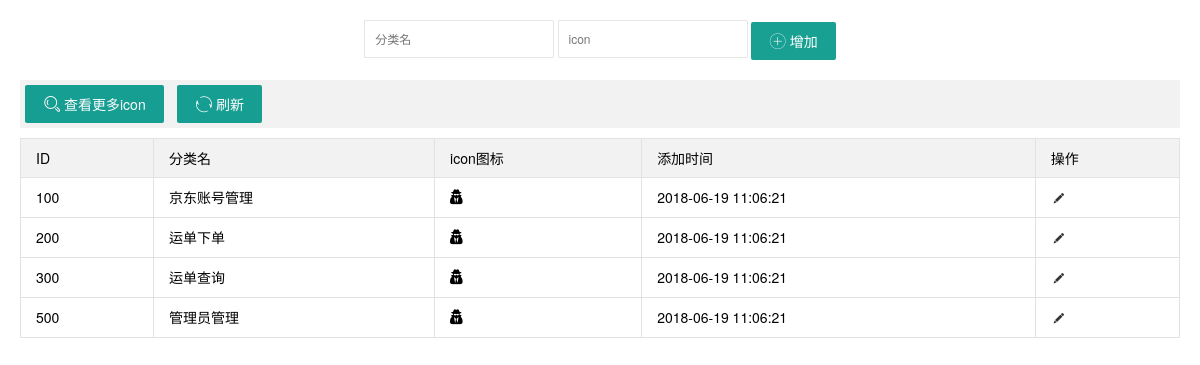
Screenshot of /admin.php?c=userAdmin&m=cate (signed in) with the database file from the repository.
### tables this page shows
CREATE TABLE `admin_rule` (
  `id` int(11) NOT NULL AUTO_INCREMENT,
  `name` varchar(10) NOT NULL DEFAULT '' COMMENT '权限名称 不超过10个字符',
  `icon` varchar(32) DEFAULT NULL COMMENT '图标',
  `c` varchar(32) DEFAULT NULL COMMENT '控制器名',
  `m` varchar(32) DEFAULT NULL COMMENT '方法名',
  `pid` int(1) NOT NULL DEFAULT '0' COMMENT '父级ID',
  `status` tinyint(1) NOT NULL DEFAULT '1' COMMENT '1正常',
  `addtime` timestamp NULL DEFAULT NULL COMMENT '添加时间',
  `uptime` timestamp NOT NULL DEFAULT CURRENT_TIMESTAMP COMMENT '更新时间',
  `type` tinyint(4) NOT NULL DEFAULT '0' COMMENT '权限类型 1表示隐藏菜单栏',
  PRIMARY KEY (`id`),
  KEY `cm` (`c`,`m`) USING BTREE
);

### admin/controllers/UserAdmin.php (called while the page is built, shortened)
<?php
class UserAdmin extends MY_Controller
{
	public function cate()
	{
		$data = array();
		$data['list'] = $this->rule->getGroups();
		$this->load->view('useradmin/cate',$data);
	}
}

### admin.php (called while the page is built, shortened)
<?php
require_once BASEPATH.'core/CodeIgniter.php';

### admin/models/Rule.php (called while the page is built, shortened)
<?php
class Rule extends CI_Model {
	public function getGroups()
	{
		$this->db->where('pid',0);
		$this->db->from(self::TABLE);
		return $this->db->get()->result_array();
	}
}

### admin/views/useradmin/cate.php (the view, shortened to what this page needs)
  <body>
    <div class="x-body">
        <div class="layui-row">
            <form class="layui-form layui-col-md12 x-so layui-form-pane">
                <input class="layui-input" lay-verify="required" placeholder="分类名" name="cate_name">
                <input class="layui-input" lay-verify="required" placeholder="icon" name="cate_icon">
                <button class="layui-btn"  lay-submit="" lay-filter="sreach"><i class="layui-icon"></i>增加</button>
            </form>
        </div>
        <xblock>
            <button class="layui-btn" onclick='x_admin_show("添加角色","<?=$this->config->item('index_page').'?c=icon&m=index'?>")'>
                <i class="layui-icon layui-icon-search"></i>查看更多icon
            </button>
            <button class="layui-btn" onclick="window.location.href=''"><i class="layui-icon layui-icon-refresh-2"></i>刷新</button>
        </xblock>
        <table class="layui-table">
            <thead>
                <tr>
                    <th>ID</th>
                    <th>分类名</th>
                    <th>icon图标</th>
                    <th>添加时间</th>
                    <th>操作</th>
                </tr>
            </thead>
            <tbody>
                <?php foreach($list as $val){ ?>
                <tr>
                    <td><?=$val['id']?></td>
                    <td><?=$val['name']?></td>
                    <td><i class="layui-icon <?=$val['icon']?>"></i></td>
                    <td><?=$val['addtime']?></td>
                    <td class="td-manage">
                        <a title="编辑"  onclick='x_admin_show("编辑","<?=$this->config->item('index_page').'?c=userAdmin&m=upRuleCate&ruleid='.$val['id']?>",600)' href="javascript:;">
                            <i class="layui-icon">&#xe642;</i>
                        </a>
                    </td>
                </tr>
                <?php } ?>
            </tbody>
        </table>
    </div>
</body>
</html>

### public/admin/css/xadmin.css (style rules this page uses)
* { margin: 0px; padding: 0px; font-family: "Helvetica Neue", Helvetica, Arial, sans-serif; font-size: 12px; }
a { text-decoration: none; }
html { width: 100%; height: 100%; overflow-x:hidden; overflow-y:auto; }
body { width: 100%; min-height: 100%; }
.x-body { padding: 20px; }
xblock { display: block; margin-bottom: 10px; padding: 5px; line-height: 22px; border-radius: 0 2px 2px 0; background-color: #f2f2f2; }
.x-so { text-align: center; margin-bottom: 20px; }
.x-so input.layui-input { width: 190px; }
.x-so input.layui-input,.x-so input.layui-btn { display: inline-block; }
table th, table td { word-break: break-all; }

### rows the page displays
admin_rule: id "100", name "京东账号管理", addtime "2018-06-19 11:06:21"
admin_rule: id "200", name "运单下单", addtime "2018-06-19 11:06:21"
admin_rule: id "300", name "运单查询", addtime "2018-06-19 11:06:21"
admin_rule: id "500", name "管理员管理", addtime "2018-06-19 11:06:21"
